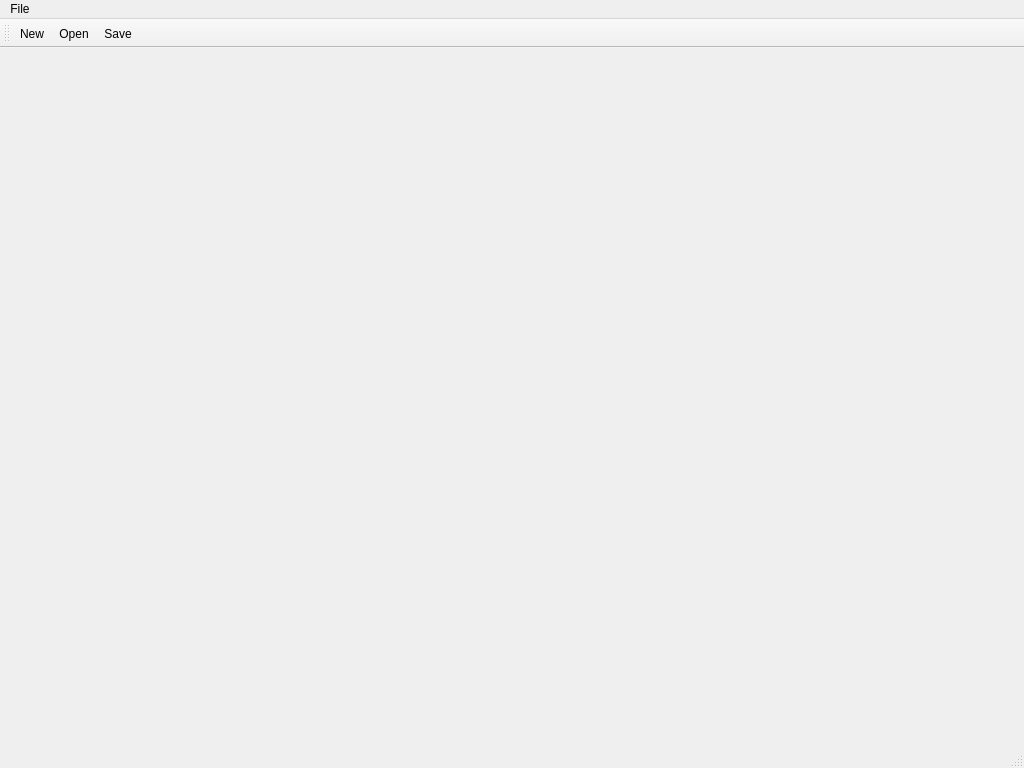
<?xml version="1.0" encoding="UTF-8"?>
<ui version="4.0">
 <class>MainWindow</class>
 <widget class="QMainWindow" name="MainWindow">
  <property name="geometry">
   <rect>
    <x>0</x>
    <y>0</y>
    <width>1024</width>
    <height>768</height>
   </rect>
  </property>
  <property name="windowTitle">
   <string>First Image</string>
  </property>
  <widget class="QWidget" name="centralWidget">
   <widget class="Picture" name="pictureContainer">
    <property name="geometry">
     <rect>
      <x>0</x>
      <y>0</y>
      <width>81</width>
      <height>31</height>
     </rect>
    </property>
    <property name="text">
     <string/>
    </property>
   </widget>
  </widget>
  <widget class="QMenuBar" name="menuBar">
   <property name="geometry">
    <rect>
     <x>0</x>
     <y>0</y>
     <width>1024</width>
     <height>25</height>
    </rect>
   </property>
   <widget class="QMenu" name="menuFile">
    <property name="title">
     <string>File</string>
    </property>
    <addaction name="actionNew"/>
    <addaction name="actionOpen"/>
    <addaction name="actionSave"/>
   </widget>
   <addaction name="menuFile"/>
  </widget>
  <widget class="QToolBar" name="mainToolBar">
   <attribute name="toolBarArea">
    <enum>TopToolBarArea</enum>
   </attribute>
   <attribute name="toolBarBreak">
    <bool>false</bool>
   </attribute>
   <addaction name="actionNew"/>
   <addaction name="actionOpen"/>
   <addaction name="actionSave"/>
  </widget>
  <widget class="QStatusBar" name="statusBar"/>
  <action name="actionNew">
   <property name="icon">
    <iconset resource="myres2.qrc">
     <normaloff>:/Images/page_white.png</normaloff>:/Images/page_white.png</iconset>
   </property>
   <property name="text">
    <string>New</string>
   </property>
  </action>
  <action name="actionOpen">
   <property name="icon">
    <iconset resource="myres2.qrc">
     <normaloff>:/Images/folder.png</normaloff>:/Images/folder.png</iconset>
   </property>
   <property name="text">
    <string>Open</string>
   </property>
  </action>
  <action name="actionSave">
   <property name="icon">
    <iconset resource="myres2.qrc">
     <normaloff>:/Images/disk.png</normaloff>:/Images/disk.png</iconset>
   </property>
   <property name="text">
    <string>Save</string>
   </property>
  </action>
 </widget>
 <layoutdefault spacing="6" margin="11"/>
 <customwidgets>
  <customwidget>
   <class>Picture</class>
   <extends>QLabel</extends>
   <header location="global">picture.h</header>
  </customwidget>
 </customwidgets>
 <resources>
  <include location="myres2.qrc"/>
 </resources>
 <connections/>
</ui>
